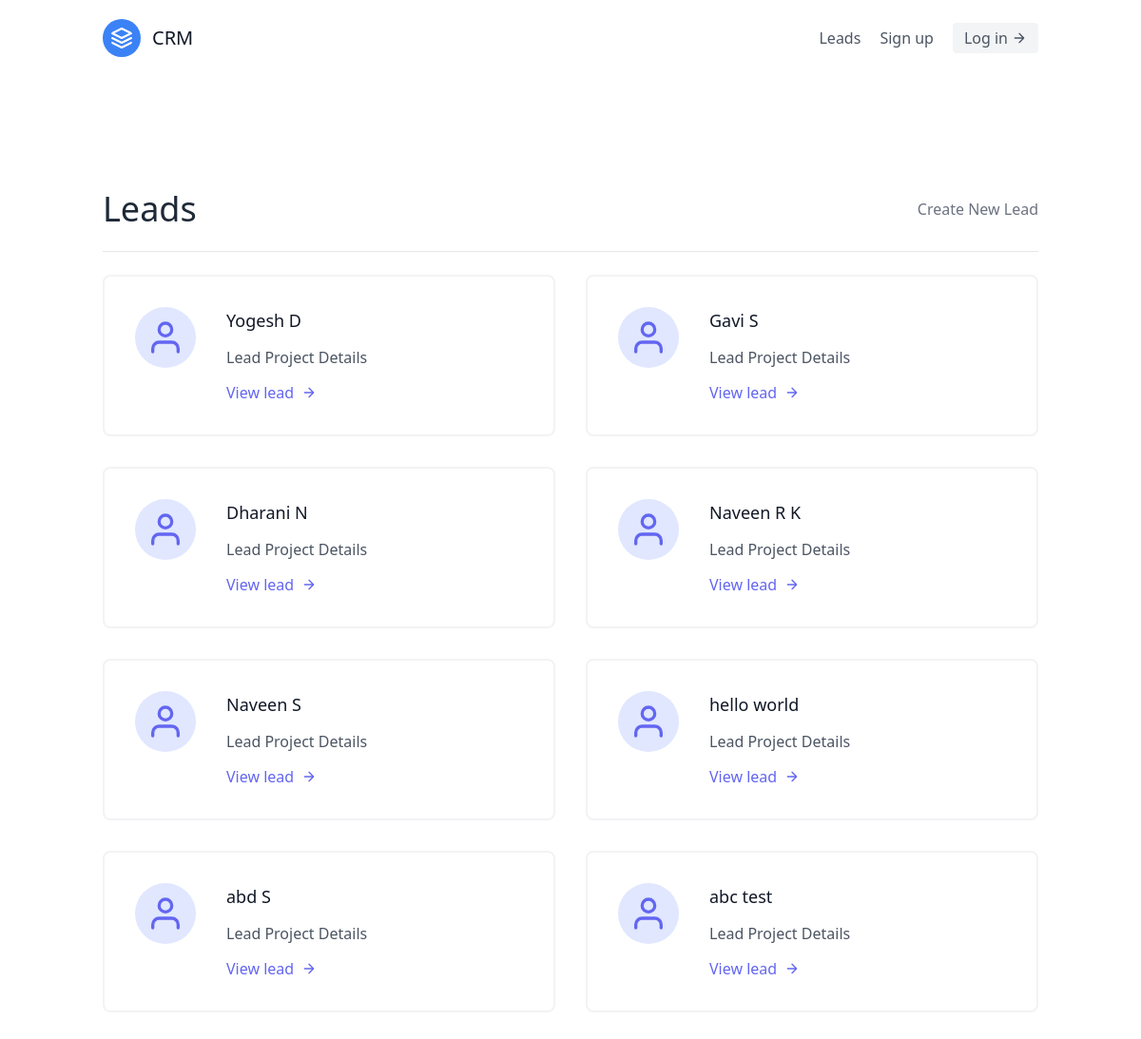
Screenshot of /leads/ with the database file from the repository.
### leads/models.py (models this page shows, shortened)
class Leads(models.Model):
    first_name=models.CharField(max_length=100)
    last_name=models.CharField(max_length=100)
    age=models.IntegerField()
    agent=models.ForeignKey(Agent,on_delete=models.CASCADE)
    class Meta:
        verbose_name_plural="Leads"

### leads/views.py (the view)
# urls.py: path("",LeadListView.as_view(),name="leads-list"),
class LeadListView(ListView):
    template_name="leads/leads_list.html"
    queryset=Leads.objects.all()
    context_object_name="leads"

### leads/templates/leads/leads_list.html (shortened to what this page needs)
{% extends "base.html" %}
{% block content %}
<section class="text-gray-600 body-font">
        <div class="container px-5 py-24 mx-auto flex flex-wrap">
          <div class="w-full mb-6 py-6 flex justify-between items-center border-b border-gray-200">
                <div>
                        <h1 class="text-4xl text-gray-800">Leads</h1>
                </div>
                <div>
                        <a class="text-gray-500 hover:text-blue-500"href="{% url 'leads:leads-create' %}"> <p>Create New Lead</p> </a>
                </div>
          </div>
          <div class="flex flex-wrap -m-4">
            {% for lead in leads %}
            <div class="p-4 lg:w-1/2 md:w-full">
              <div class="flex border-2 rounded-lg border-gray-200 border-opacity-50 p-8 sm:flex-row flex-col">
                <div class="w-16 h-16 sm:mr-8 sm:mb-0 mb-4 inline-flex items-center justify-center rounded-full bg-indigo-100 text-indigo-500 flex-shrink-0">
                  <svg fill="none" stroke="currentColor" stroke-linecap="round" stroke-linejoin="round" stroke-width="2" class="w-10 h-10" viewBox="0 0 24 24">
                    <path d="M20 21v-2a4 4 0 00-4-4H8a4 4 0 00-4 4v2"></path>
                    <circle cx="12" cy="7" r="4"></circle>
                  </svg>
                </div>
                <div class="flex-grow">
                  <h2 class="text-gray-900 text-lg title-font font-medium mb-3">{{ lead.first_name }} {{ lead.last_name }}</h2>
                  <p class="leading-relaxed text-base">Lead Project Details</p>
                  <a href="{% url "leads:leads-details" lead.pk %}" class="mt-3 text-indigo-500 inline-flex items-center">View lead
                    <svg fill="none" stroke="currentColor" stroke-linecap="round" stroke-linejoin="round" stroke-width="2" class="w-4 h-4 ml-2" viewBox="0 0 24 24">
                      <path d="M5 12h14M12 5l7 7-7 7"></path>
                    </svg>
                  </a>
                </div>
              </div>
            </div>
            {% endfor %}
          </div>
        </div>
      </section>
{% endblock content %}

### templates/base.html (shortened to what this page needs)
{% load static %}
<!DOCTYPE html>
<html>
    <head>
        <script src="https://cdn.tailwindcss.com"></script>
    </head>
    <body>
        <div >
        {% include "navbar.html" %}
        {% block content %}
        {% endblock content %}
        </div>

### templates/navbar.html
<header class="text-gray-600 body-font">
    <div class="container mx-auto flex flex-wrap p-5 flex-col md:flex-row items-center">
      <a class="flex title-font font-medium items-center text-gray-900 mb-4 md:mb-0">
        <svg xmlns="http://www.w3.org/2000/svg" fill="none" stroke="currentColor" stroke-linecap="round" stroke-linejoin="round" stroke-width="2" class="w-10 h-10 text-white p-2 bg-blue-500 rounded-full" viewBox="0 0 24 24">
          <path d="M12 2L2 7l10 5 10-5-10-5zM2 17l10 5 10-5M2 12l10 5 10-5"></path>
        </svg>
        <span class="ml-3 text-xl">CRM</span>
      </a>
      <nav class="md:ml-auto flex flex-wrap items-center text-base justify-center">
        <a href="{% url "leads:leads-list" %}" class="mr-5 hover:text-gray-900">Leads</a>
        {% if not request.user.is_authenticated %}
        <a  href="{% url "signup" %}" class="mr-5 hover:text-gray-900">Sign up</a>
        {% endif %}
      </nav>
      {% if request.user.is_authenticated %}
      <a class="inline-flex items-center bg-gray-100 border-0 py-1 px-3 focus:outline-none hover:bg-gray-200 rounded text-base mt-4 md:mt-0">
        <form method="POST" action="{% url 'logout' %}">
          {% csrf_token %}
          <button type="submit">Logout</button>
      </form>
        <svg fill="none" stroke="currentColor" stroke-linecap="round" stroke-linejoin="round" stroke-width="2" class="w-4 h-4 ml-1" viewBox="0 0 24 24">
          <path d="M5 12h14M12 5l7 7-7 7"></path>
        </svg>
      {% else %}
      <a href="{% url "login" %}" class="inline-flex items-center bg-gray-100 border-0 py-1 px-3 focus:outline-none hover:bg-gray-200 rounded text-base mt-4 md:mt-0">Log in
        <svg fill="none" stroke="currentColor" stroke-linecap="round" stroke-linejoin="round" stroke-width="2" class="w-4 h-4 ml-1" viewBox="0 0 24 24">
          <path d="M5 12h14M12 5l7 7-7 7"></path>
        </svg>
    </a>
    {% endif %}
    </div>
  </header>

### templates/scripts.html (shortened to what this page needs)
{% load static %}

### rows the page displays
Leads: first_name "Yogesh", last_name "D"
Leads: first_name "Gavi", last_name "S"
Leads: first_name "Dharani", last_name "N"
Leads: first_name "Naveen", last_name "R K"
Leads: first_name "Naveen", last_name "S"
Leads: first_name "hello", last_name "world"
Leads: first_name "abd", last_name "S"
Leads: first_name "abc", last_name "test"
